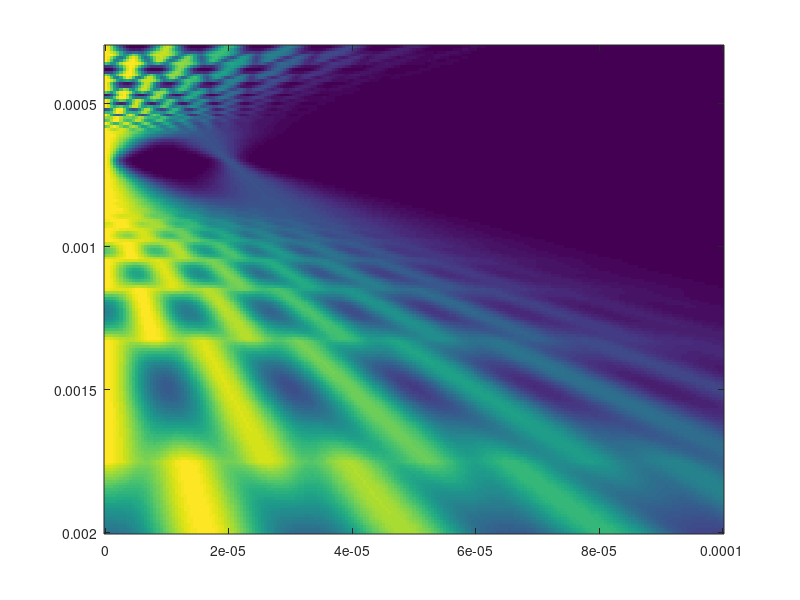

The MATLAB script that drew this image:
clear;clc;
l=500e-9;
z1=0.3e-3;
wo=100e-6;
ro=-0.7e-3;
lo=100e-6;
d1=10e-6;
d2=10e-6;
ff=0.5;
z2=0.3e-3:0.01e-3:2e-3;
x=(0:0.5:100)*1e-6;
y=(0:0.5:100)*1e-6;
aa=size(x,2);
%z3=0;
%rxo=1.*((1+z3/ro).^2+((l*z3)./(wo*lo)).^2);%./((z3/ro).*(1+z3/ro)+((l*z3)./(wo*lo)).^2);
%f1=((1+z3/ro).^2+((l*z3)./(wo*lo)).^2);
%f2=((z3/ro).*(1+z3/ro)+((l*z3)./(wo*lo)).^2);
for i=1:size(z2,2)
    z12=z2(i)-z1;
    wx=wo*((1+z2(i)/ro)^2+((l*z2(i))/(wo*lo))^2)^0.5;
    wy=wo*((1+z2(i)/ro)^2+((l*z2(i))/(wo*lo))^2)^0.5;
    lx=wx/wo*lo;
    ly=wy/wo*lo;
    rx=z2(i)*((1+z2(i)/ro)^2+((l*z2(i))/(wo*lo))^2)/((z2(i)/ro)*(1+z2(i)/ro)+((l*z2(i))/(wo*lo))^2);
    rxo(i)=rx;
    ry=z2(i)*((1+z2(i)/ro)^2+((l*z2(i))/(wo*lo))^2)/((z2(i)/ro)*(1+z2(i)/ro)+((l*z2(i))/(wo*lo))^2);
    mlim=1;
    id=1;
    jd=1;
    coeff=[0.5,1,0.5];
    for i1=-mlim:1:mlim
        for j1=-mlim:1:mlim
        mav=(i1+j1)/2;
        mdel=i1-j1;
        D(id,jd,:)=coeff(id)*coeff(jd)*exp(-pi*(x-l*z12*mav/d1).^2/wx^2).*exp((-1i*2*pi*mdel/d1)*(x-mdel*l*z12/d1)*(1-z12/rx))*exp(-pi*(mdel*l*z12/lx/d1)^2);
        jd=jd+1;
        end
        jd=1;
        id=id+1;
    end
    %PP=zeros(9,1201,1201);
    %PP(:,:,:)=[P ones(1201, 1201)];
    a1(:,:)=sum(D,1);
    a2=0.5*wo/wx*wo/wy*exp(-pi*y.^2/wy^2)'*sum(a1,1);
    I(:,:,i)=a2;
end
%%
A(:,:)=abs(I(round(aa/2),:,:));
for i=1:size(A,2)
    A(:,i)=A(:,i)/max(A(:,i));
end
figure();
imagesc(x,z2,(A'));
%imagesc(x,y,I(:,:,14))
%plot(z3,z3.*f1./f2);


